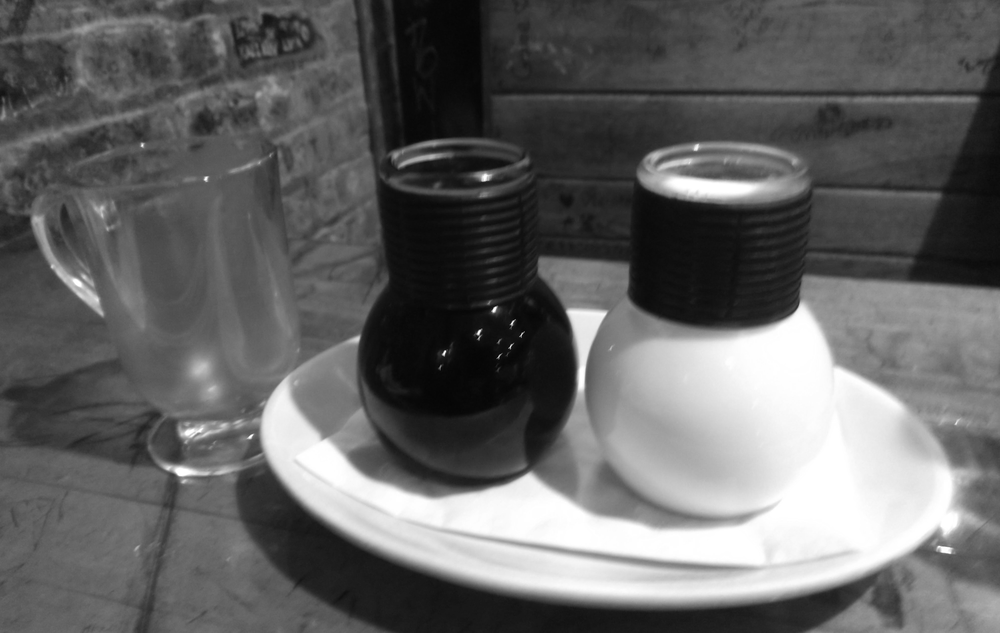
#> input picture HW1/AuLait_gray.png, 1000 x 633 px, shrunk from 2009 x 1271 before the run; the run also reads 1 picture not shown here
$ jupyter execute 510_HW1_AD.ipynb
#> lines starting #> are read from the running program, lines starting #| are printed output that depends on the picture
**PHYS 510 Homework 1**

*Aiden Dillon*

Reading assignment: https://journals.plos.org/plosbiology/article?id=10.1371/journal.pbio.1001745

[cell 1]
import numpy as np
import matplotlib.pyplot as plt
from skimage import io

[cell 2]
Image_A_png = plt.imread('AuLait_gray.png')
#> Image_A_png is the input picture: shape (633, 1000) float32; min 0, max 1, mean 0.391
Image_A_tif = plt.imread('AuLait_gray.tif')
#> Image_A_tif: shape (633, 1000); min 0, max 255, mean 99.6

[cell 3]
fig, ax = plt.subplots(1, 2, figsize=(15, 12))

ax[0].imshow(Image_A_png, cmap='gray')
ax[0].axis('off')

ax[1].imshow(Image_A_tif, cmap='gray')
ax[1].axis('off')

plt.subplots_adjust(wspace=0.1)
plt.show()
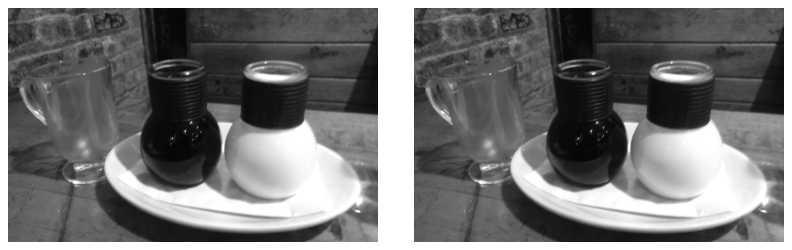
#> figure drawn by matplotlib, 2 panels

The images look qualitatively the same to the eye, but the arrays creating the images are different. The .png has intensity values from 0 to 1, while the .tif has intensity values from 0 to 255. This is because the png array is composed of 32-bit floats (decimals) and the tiff array is composed of unsigned 8-bit integers.

[cell 4]
print('.png min:', np.min(Image_A_png), '|| .tif min:', np.min(Image_A_tif))
#| .png min: 0.0 || .tif min: 0
print('.png max:', np.max(Image_A_png), '|| .tif max:', np.max(Image_A_tif))
#| .png max: 1.0 || .tif max: 255
print('.png shape:', Image_A_png.shape, '|| .tif shape:', Image_A_tif.shape)
#| .png shape: (633, 1000) || .tif shape: (633, 1000)
print('.png datatype:', Image_A_png.dtype, '|| .tif datatype:', Image_A_tif.dtype)
#| .png datatype: float32 || .tif datatype: uint8

[cell 5]
plt.imsave('AuLait_png_out.tif', Image_A_png, format='TIFF')
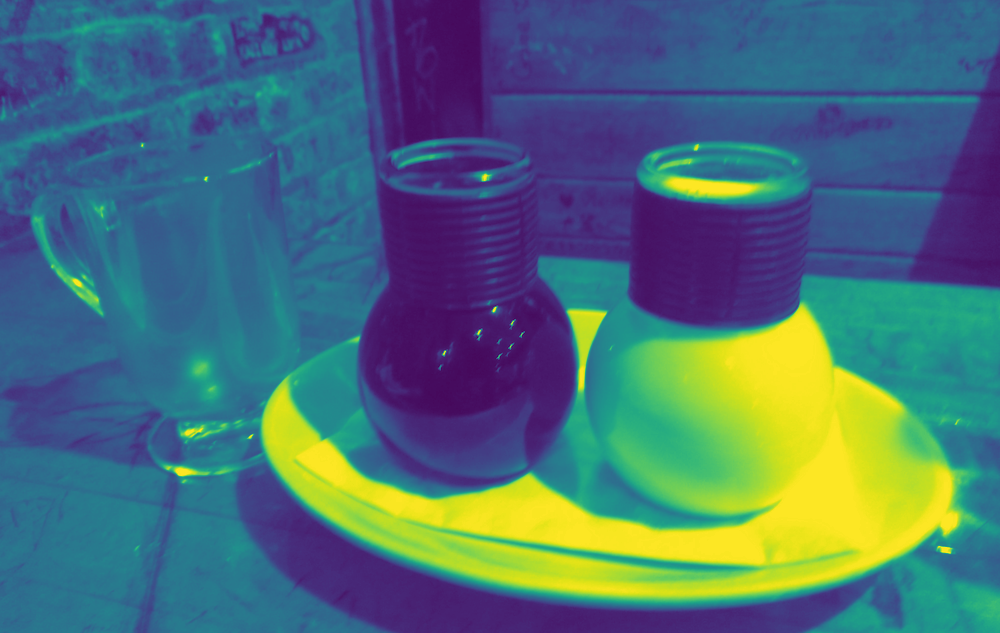
#> saved as AuLait_png_out.tif: shape (633, 1000, 3); mean R, G, B 75.6, 110.7, 119
io.imsave('AuLait_png_out_sk.tif', Image_A_png)

[cell 6]
Image_A_out_plt = io.imread('AuLait_png_out.tif')
Image_A_out_io = io.imread('AuLait_png_out_sk.tif')

fig, ax = plt.subplots(1, 2, figsize=(15, 12))

ax[0].imshow(Image_A_out_plt, cmap = 'gray')
ax[0].axis('off')

ax[1].imshow(Image_A_out_io, cmap = 'gray')
ax[1].axis('off')

plt.subplots_adjust(wspace=0.1)
plt.show()
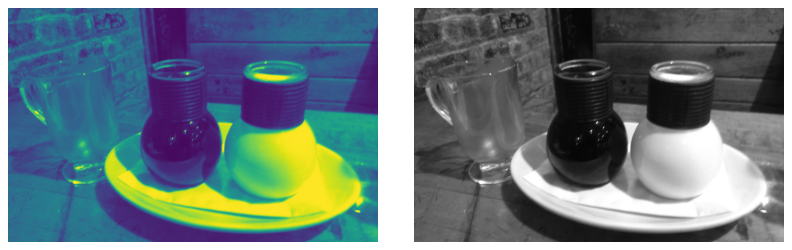
#> figure drawn by matplotlib, 2 panels

[cell 7]
print('.plt min:', np.min(Image_A_out_plt), '|| .io min:', np.min(Image_A_out_io))
#| .plt min: 1 || .io min: 0.0
print('.plt max:', np.max(Image_A_out_plt), '|| .io max:', np.max(Image_A_out_io))
#| .plt max: 255 || .io max: 1.0
print('.plt shape:', Image_A_out_plt.shape, '|| .io shape:', Image_A_out_io.shape)
#| .plt shape: (633, 1000, 4) || .io shape: (633, 1000)
print('.plt datatype:', Image_A_out_plt.dtype, '|| .io datatype:', Image_A_out_io.dtype)
#| .plt datatype: uint8 || .io datatype: float32

It seems that when saving with matplotlib, it saves the image in color, with RGB values and intensity. It looks like it adds a colormap by default to the image, which I don't like becuase the original image was grayscale. The intensity scale is 0 to 255 and dtype uint8 which is light. The array is 3D, saving the RGB values and an alpha channel.

Sci-kitlearn saves it as a grayscale image, but it uses a 0 to 1 float32 dtype. It is just a 2D alpha level array.

[cell 8]
print(Image_A_out_plt, Image_A_out_io)
#> (printed output is left out)
